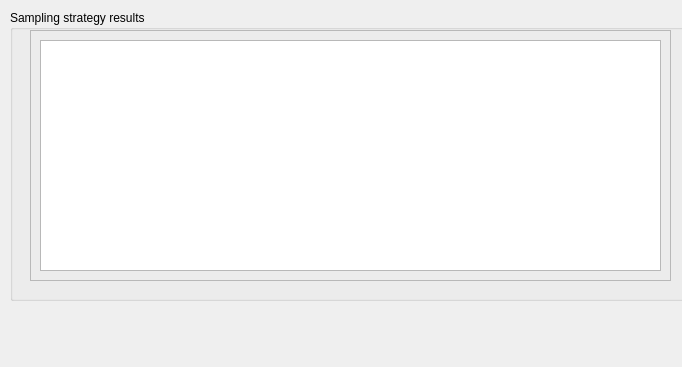
      <widget class="QWidget" name="page_10">
       <property name="geometry">
        <rect>
         <x>0</x>
         <y>0</y>
         <width>682</width>
         <height>367</height>
        </rect>
       </property>
       <attribute name="label">
        <string>Step 7 - Review sampling strategy results</string>
       </attribute>
       <widget class="QGroupBox" name="groupBox_32">
        <property name="geometry">
         <rect>
          <x>10</x>
          <y>10</y>
          <width>681</width>
          <height>291</height>
         </rect>
        </property>
        <property name="title">
         <string>Sampling strategy results</string>
        </property>
        <widget class="QFrame" name="frame_2">
         <property name="geometry">
          <rect>
           <x>20</x>
           <y>20</y>
           <width>641</width>
           <height>251</height>
          </rect>
         </property>
         <property name="frameShape">
          <enum>QFrame::StyledPanel</enum>
         </property>
         <property name="frameShadow">
          <enum>QFrame::Sunken</enum>
         </property>
         <widget class="QTextBrowser" name="textBrowser_3">
          <property name="geometry">
           <rect>
            <x>10</x>
            <y>10</y>
            <width>621</width>
            <height>231</height>
           </rect>
          </property>
          <property name="html">
           <string>&lt;!DOCTYPE HTML PUBLIC &quot;-//W3C//DTD HTML 4.0//EN&quot; &quot;http://www.w3.org/TR/REC-html40/strict.dtd&quot;&gt;
&lt;html&gt;&lt;head&gt;&lt;meta name=&quot;qrichtext&quot; content=&quot;1&quot; /&gt;&lt;style type=&quot;text/css&quot;&gt;
p, li { white-space: pre-wrap; }
&lt;/style&gt;&lt;/head&gt;&lt;body style=&quot; font-family:'MS Shell Dlg 2'; font-size:8.25pt; font-weight:400; font-style:normal;&quot;&gt;
&lt;p style=&quot;-qt-paragraph-type:empty; margin-top:0px; margin-bottom:0px; margin-left:0px; margin-right:0px; -qt-block-indent:0; text-indent:0px; font-size:8pt;&quot;&gt;&lt;br /&gt;&lt;/p&gt;&lt;/body&gt;&lt;/html&gt;</string>
          </property>
         </widget>
        </widget>
       </widget>
      </widget>
